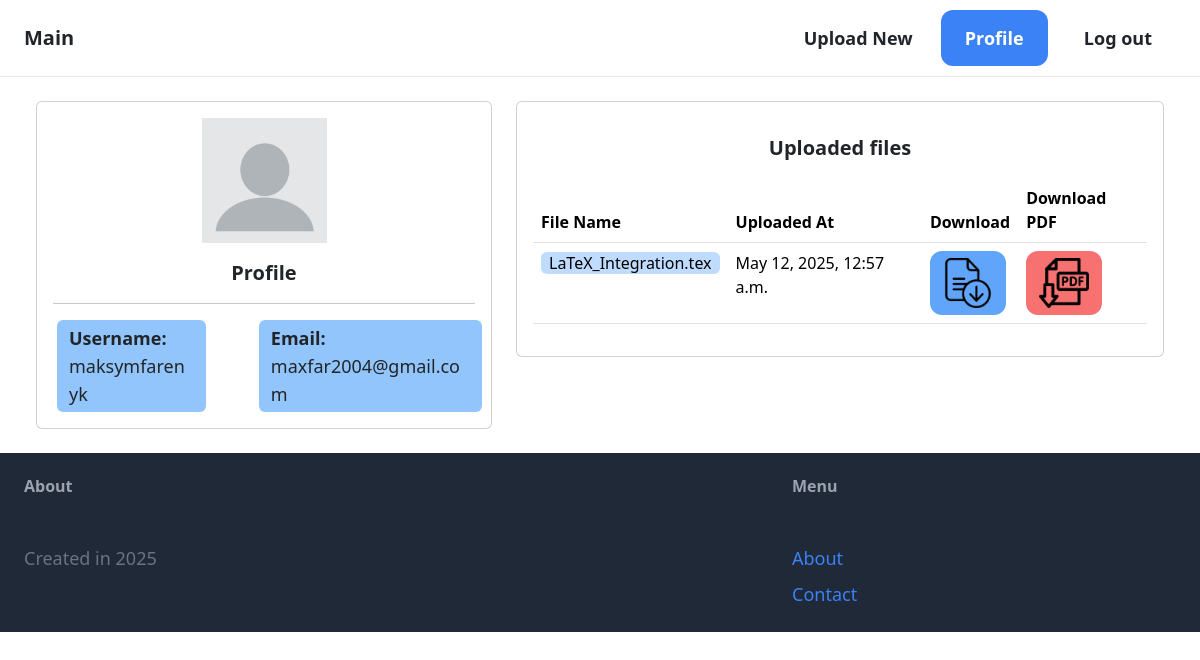
The page /profile/ (signed in) on the database as committed earlier.
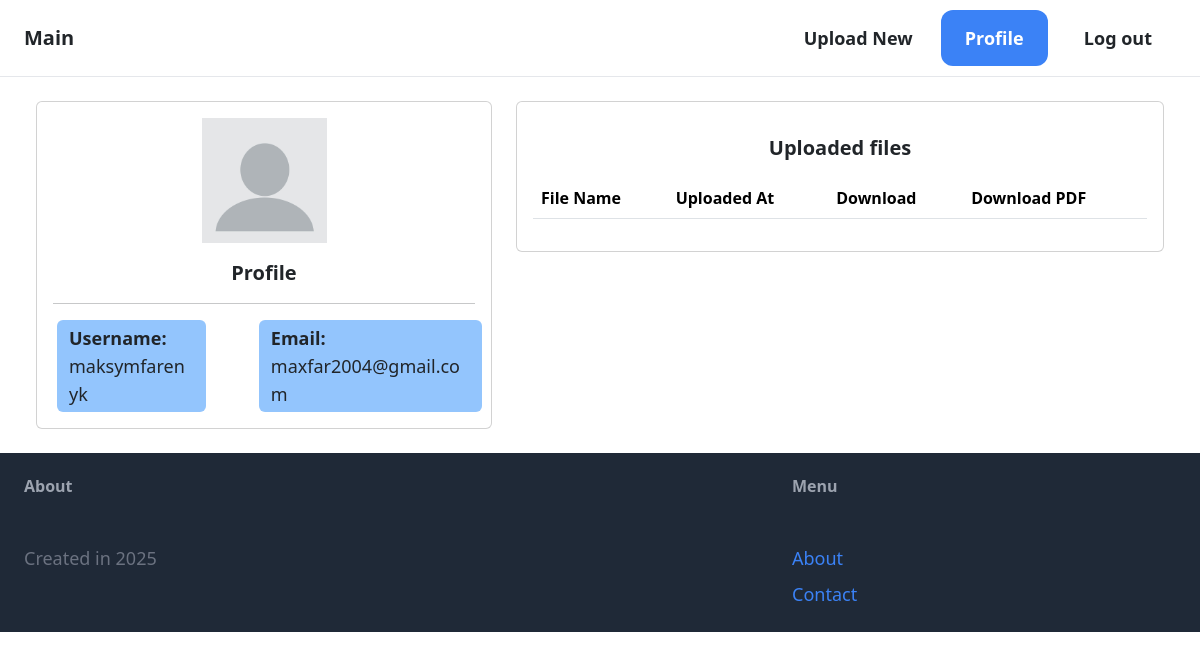
The same page on the database as committed later.
### core/models.py (models this page shows, shortened)
class UploadedFile(models.Model):
    user = models.ForeignKey(User, on_delete=models.CASCADE)
    file = models.FileField(upload_to='')
    display_name = models.CharField(max_length=255)
    upload_date = models.DateTimeField(auto_now_add=True)
    version = models.PositiveIntegerField(default=1)

### core/views.py (the view)
# urls.py: path('profile/', profile, name='profile'),
def profile(request):
    profile = Profile.objects.get(user=request.user)
    uploaded_files = UploadedFile.objects.filter(
        version=Subquery(
            UploadedFile.objects.filter(display_name=OuterRef('display_name')).order_by('-version').values('version')[
            :1]
        ),
        user=request.user
    ).order_by('-upload_date')
    return render(request, 'core/profile.html', {'profile': profile, 'uploaded_files': uploaded_files})

### core/templates/core/profile.html (shortened to what this page needs)
{% extends 'core/base.html' %}
{% block content %}
<div class="container-fluid">
    <div class="row">
        <div class="col-md-5">
            <div class="card">
                <div class="card-body">
                    <div class="row">
                        <div class="col">
                            <center>
                                <img src="/media/images/profilepic.jpg" alt="Profile Picture" width="125px">
                            </center>
                        </div>
                    </div>
                    <div class="row my-3">
                        <div class="col ">
                            <center>
                                <h4 class="text-xl font-semibold">Profile</h4>
                            </center>
                        </div>
                    </div>
                    <div class="row">
                        <div class="col">
                            <hr>
                        </div>
                    </div>
                    <div class="row mt-3">
                        <div class="col-md-4 bg-blue-300 rounded text-lg py-1 mx-3">
                            <label class="font-semibold">Username:</label>
                            <div class="form-group">
                                {{ profile.username }}
                            </div>
                        </div>
                        <div class="col-md-1">
                        </div>
                        <div class="col-md-6 bg-blue-300 rounded text-lg py-1">
                            <label class="font-semibold">Email:</label>
                            <div class="form-group">
                                {{ profile.email }}
                            </div>
                        </div>
                    </div>
                </div>
            </div>
        </div>
        <div class="col-md-7">
            <div class="card">
                <div class="card-body">
                    <div class="row my-3">
                        <div class="col">
                            <center>
                                <h4 class="text-xl font-semibold ">Uploaded files</h4>
                            </center>
                        </div>
                    </div>
                    <table class="table">
                        <thead>
                        <tr>
                            <th>File Name</th>
                            <th>Uploaded At</th>
                            <th>Download</th>
                            <th>Download PDF</th>
                        </tr>
                        </thead>
                        <tbody>
                        {% for file in uploaded_files %}
                        <tr>
                            <td><a href="{% url 'file_detail' file.id %}" class="rounded bg-blue-200 hover:bg-blue-400 px-2">{{ file.display_name }}</a></td>
                            <td>{{ file.upload_date }}</td>
                            <td>
                                <a href="{% url 'download_file' file.file.name %}"
                                   class="btn bg-blue-400 rounded-xl hover:bg-blue-600"><img
                                        src="/media/images/download_tex_icon.png" alt="Download" width="50px"></a>
                            </td>
                            <td>
                                <a href="{% url 'download_pdf' file.file.name %}"
                                   class="btn bg-red-400 rounded-xl hover:bg-red-600"><img
                                        src="/media/images/download_pdf_icon.png" alt="Download PDF" width="50px">
                                </a>
                            </td>
                        </tr>
                        {% endfor %}
                        </tbody>
                    </table>
                </div>
            </div>
        </div>
    </div>
</div>
{% endblock %}

Rows that differ between the two databases and show on the page:
removed UploadedFile: display_name "LaTeX_Integration.tex", upload_date "May 12, 2025, 12:57 a.m."
